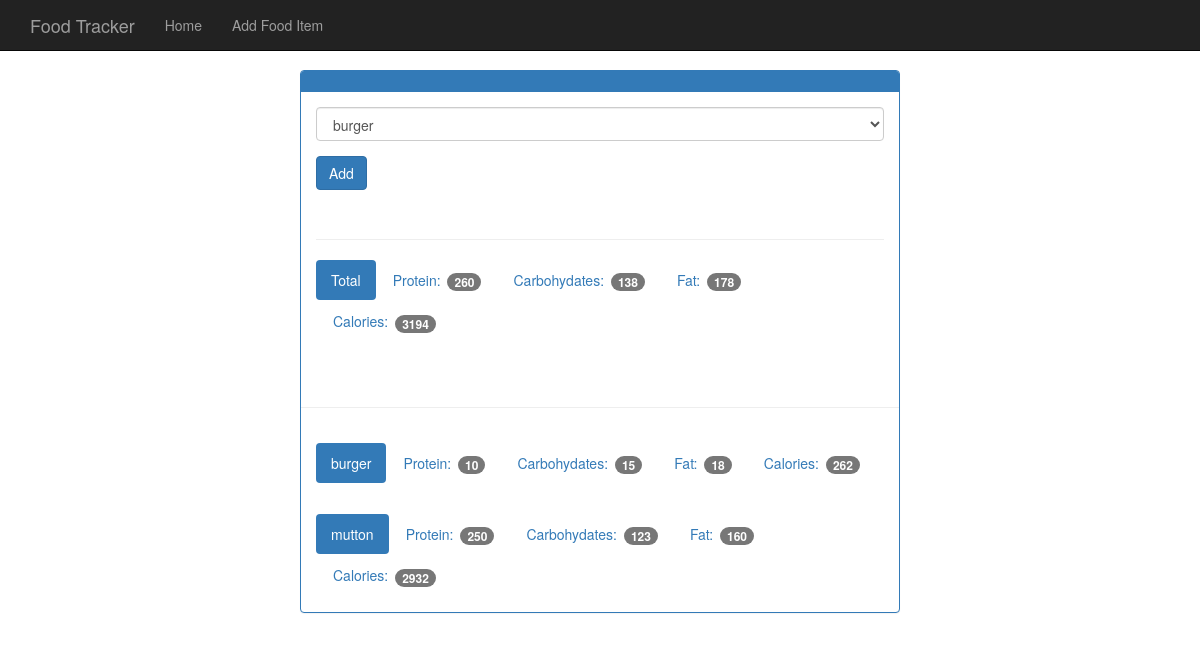
The app's page /view/20170129 with its own data.
### tables this page shows
CREATE TABLE food (
    id integer primary key autoincrement,
    name text not null,
    protein integer not null,
    carbohydrates integer not null,
    fat integer not null,
    calories integer not null
);

### app.py (the view)
@app.route("/view/<date>",methods = ['POST','GET'])
def view(date):
    db = get_db()
    cur = db.execute('select id, entry_date from log_date where entry_date = ?',[date])
    date_result = cur.fetchone()
    if request.method == 'POST':
        db.execute('insert into food_date (food_id ,log_date_id) values (?,?) ',[request.form['food-select'],date_result['id']])
        db.commit()
    d = datetime.strptime(str(date_result['entry_date']), '%Y%m%d')
    pretty_date = datetime.strftime(d, "%B %d, %Y")
    food_cur = db.execute('select id,Name from food')
    food_results = food_cur.fetchall()
    log_cur = db.execute('select food.Name,food.protein,food.carbohydrates,food.fat,food.calories from log_date join food_date on food_date.log_date_id = log_date.id join food on food.id = food_date.food_id where log_date.entry_date = ?',[date])
    log_results = log_cur.fetchall()
    totals = {}
    totals['protein'] = 0
    totals['carbohydrates'] = 0
    totals['fat'] = 0
    totals['calories'] = 0
    for food in log_results:
        totals['protein'] += food['protein']
        totals['carbohydrates']  += food['carbohydrates']
        totals['fat'] += food['fat']
        totals['calories'] += food['calories']
    return render_template("day.html",entry_date = date_result['entry_date'], pretty_date = pretty_date ,food_results = food_results, log_results = log_results ,totals = totals)

### database.py (called while the page is built)
def connect_db():
    sql = sqlite3.connect('food_log.db')
    sql.row_factory = sqlite3.Row
    return sql

def get_db():
    if not hasattr(g,'sqlite_db'):
        g.sqlite_db = connect_db()
    return g.sqlite_db

### templates/day.html (shortened to what this page needs)
{% extends "base.html" %}
{% block body %}
<nav class="navbar navbar-inverse navbar-fixed-top">
  <div class="container">
    <div class="navbar-header">
      <a class="navbar-brand" href="{{url_for('index')}}">Food Tracker</a>
    </div>
    <div id="navbar" class="navbar-collapse collapse">
      <ul class="nav navbar-nav">
        <li><a href="{{url_for('index')}}">Home</a></li>
        <li><a href="{{url_for('food')}}">Add Food Item</a></li>
      </ul>
    </div>
  </div>
</nav>
<div class="container theme-showcase col-sm-6 col-sm-offset-3" role="main">
  <div class="row">
    <div>
      <div class="panel panel-primary">
        <div class="panel-heading">
        </div>
        <div class="panel-body">
          <form method="POST" action="{{url_for('view',date =entry_date)}}">
            <div class="form-group">
              <select class="form-control" name=food-select>
                {%for food in food_results%}
                <option value={{food.id}}>{{food.Name}}</option>
                {%endfor%}
              </select>
            </div>
            <button type="submit" class="btn btn-primary">Add</button>
          </form>
          <div class="page-header"></div>
          <ul class="nav nav-pills" role="tablist">
            <li class="active"><a>Total</a></li>
            <li><a>Protein: <span class="badge">{{totals.protein}}</span></a></li>
            <li><a>Carbohydates: <span class="badge">{{totals.carbohydrates}}</span></a></li>
            <li><a>Fat: <span class="badge">{{totals.fat}}</span></a></li>
            <li><a>Calories: <span class="badge">{{totals.calories}}</span></a></li>
          </ul>
        </div>
        <div class="page-header"></div>
        {%for food in log_results%}
        <div class="panel-body">
          <ul class="nav nav-pills" role="tablist">
            <li class="active"><a>{{food.Name}}</a></li>
            <li><a>Protein: <span class="badge">{{food.protein}}</span></a></li>
            <li><a>Carbohydates: <span class="badge">{{food.carbohydrates}}</span></a></li>
            <li><a>Fat: <span class="badge">{{food.fat}}</span></a></li>
            <li><a>Calories: <span class="badge">{{food.calories}}</span></a></li>
          </ul>
        </div>
        {%endfor%}
      </div>
    </div>
  </div>
</div>
{% endblock %}

### static/theme.css (style rules this page uses)
body { padding-top: 70px; padding-bottom: 30px; }

### records on screen
food: Name "burger", protein "10", carbohydrates "15", fat "18", calories "262"
food: Name "mutton", protein "250", carbohydrates "123", fat "160", calories "2932"

### other values on screen
{{ totals.protein }} "260"
{{ totals.carbohydrates }} "138"
{{ totals.fat }} "178"
{{ totals.calories }} "3194"
form field food-select "burger"
